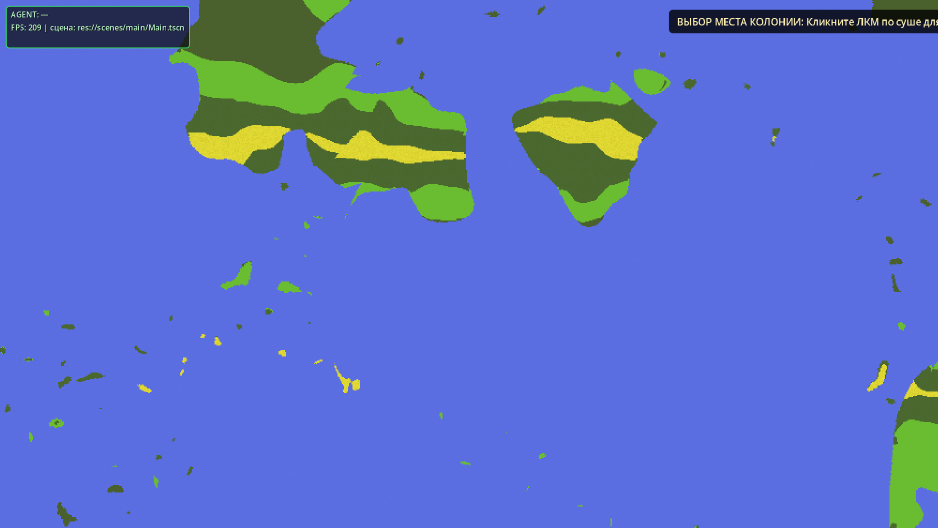
#> input picture _reports/TEST_01_worldmap.png, 1875 x 1055 px (shown at 1/2 size)
$ python seam_scan.py TEST_01_worldmap.png
#> lines starting #> are read from the running program, lines starting #| are printed output that depends on the picture
"""Поиск «швов» на скриншоте: резкие 1-px линии, характерные для стыков чанков.

Идея: для каждой пары соседних столбцов (строк) считаем среднюю абсолютную разницу.
Полностью равномерный участок даёт маленькую дельту; шов — выброс на 1-2 столбца.
Печатаем топ-12 выбросов с их координатами и во сколько раз они больше медианы.
"""
import sys
from PIL import Image
import numpy as np

path = sys.argv[1]
img = Image.open(path).convert("RGB")
#> img is the input picture: PIL image 1875x1055 RGB; mean R, G, B 91.2, 112.3, 199.2
a = np.asarray(img, dtype=np.int16)
h, w, _ = a.shape
#> h = 1055; w = 1875

# Обрезаем HUD по краям, чтобы не ловить панели интерфейса.
# Верхняя панель (кнопки времени, день) занимает y<60 — иначе она даёт ложные выбросы.
x0, x1 = 420, 1500
y0, y1 = 70, 900
core = a[y0:y1, x0:x1]
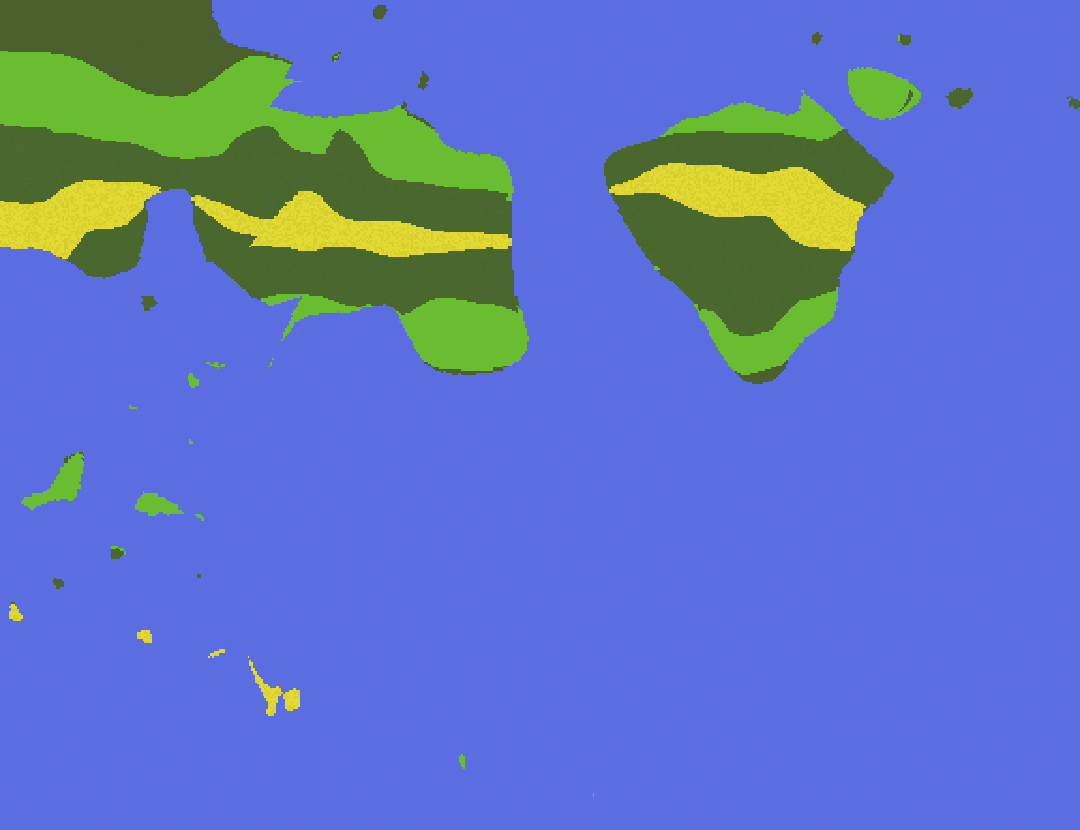
#> core: shape (830, 1080, 3) int16; mean R, G, B 94.2, 116.9, 190.2

col_delta = np.abs(np.diff(core, axis=1)).mean(axis=(0, 2))
#> col_delta = 1079 values, max 8.84 at index 511, min 0 at index 0, mean 0.559
row_delta = np.abs(np.diff(core, axis=0)).mean(axis=(1, 2))
#> row_delta = 829 values, max 11.27 at index 248, min 0 at index 0, mean 0.711

def report(name, arr, label):
#> called with name = 'вертикальные линии (стыки по X)', arr = array of shape (1079,), label = 'x'
    med = float(np.median(arr)) or 1e-6
#> med = 0.263
    idx = np.argsort(arr)[-12:][::-1]
#> idx = [511, 284, 299, 854, 282, 513, 292, 267, 143, 136, 275, 254]
    print(f"--- {name} (медиана {med:.4f}) ---")
#| --- вертикальные линии (стыки по X) (медиана 0.2635) ---
    for i in idx:
        ratio = arr[i] / med
        if ratio < 1.6:
            break
        print(f"  {label}={i + (x0 if label == 'x' else y0):5d}  delta={arr[i]:7.4f}  x{ratio:5.2f} от медианы")
#> this loop made 12 passes
#> (i, ratio) on passes 1 to 12: (511, 33.54), (284, 16.71), (299, 15.71), (854, 15.1), (282, 13.28), (513, 12.67), (292, 12.02), (267, 11.84), (143, 11.49), (136, 11.48), (275, 11.33), (254, 11.01)
#|   x=  931  delta= 8.8369  x33.54 от медианы
#|   x=  704  delta= 4.4016  x16.71 от медианы
#|   x=  719  delta= 4.1394  x15.71 от медианы
#|   x= 1274  delta= 3.9787  x15.10 от медианы
#|   x=  702  delta= 3.4988  x13.28 от медианы
#|   x=  933  delta= 3.3390  x12.67 от медианы
#|   x=  712  delta= 3.1655  x12.02 от медианы
#|   x=  687  delta= 3.1185  x11.84 от медианы
#> (further printed lines are left out)

report("вертикальные линии (стыки по X)", col_delta, "x")
report("горизонтальные линии (стыки по Y)", row_delta, "y")
#| --- горизонтальные линии (стыки по Y) (медиана 0.2577) ---
#> the loop in report (call 2), `for i in idx:` made 12 passes
#> (i, ratio) on passes 1 to 12: (248, 43.75), (246, 39.59), (192, 26.04), (250, 25.87), (220, 25.87), (181, 25.29), (231, 24.14), (215, 23.78), (194, 23.69), (216, 22.96), (201, 22.5), (115, 22.26)
#|   y=  318  delta=11.2744  x43.75 от медианы
#|   y=  316  delta=10.2034  x39.59 от медианы
#|   y=  262  delta= 6.7102  x26.04 от медианы
#|   y=  320  delta= 6.6682  x25.87 от медианы
#|   y=  290  delta= 6.6673  x25.87 от медианы
#|   y=  251  delta= 6.5176  x25.29 от медианы
#|   y=  301  delta= 6.2201  x24.14 от медианы
#|   y=  285  delta= 6.1278  x23.78 от медианы
#> (further printed lines are left out)
print(f"size={w}x{h}")
#| size=1875x1055
